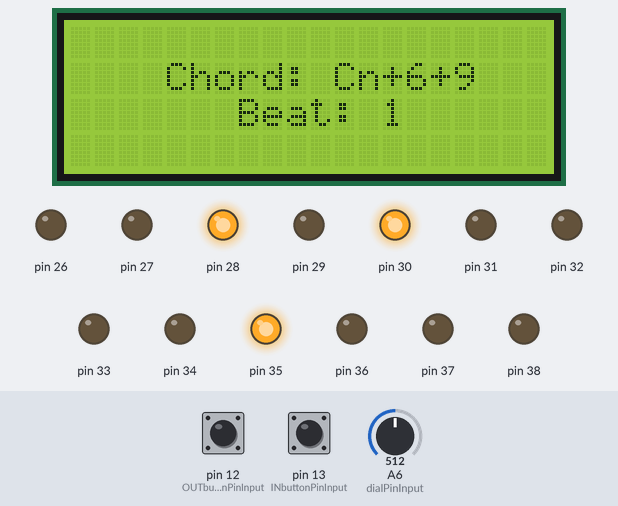
Bench run of a sketch on a simulated Arduino Mega 2560, built with avr-gcc and run on an emulated ATmega2560. On the bench: 20×4 character LCD, output pins drawn as LEDs (lit = HIGH). Inputs (shaded band) come from the test bench; at power-on: pin 12 (OUTbuttonPinInput) HIGH, pin 13 (INbuttonPinInput) HIGH, A6 (dialPinInput) = 512. What the sketch prints to the serial monitor is not drawn.

Above: at 0.3 s.
At 30.5 s:
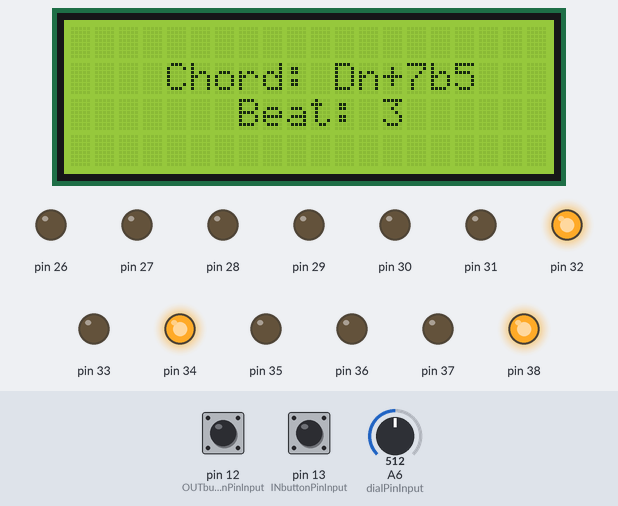
At 48.5 s:
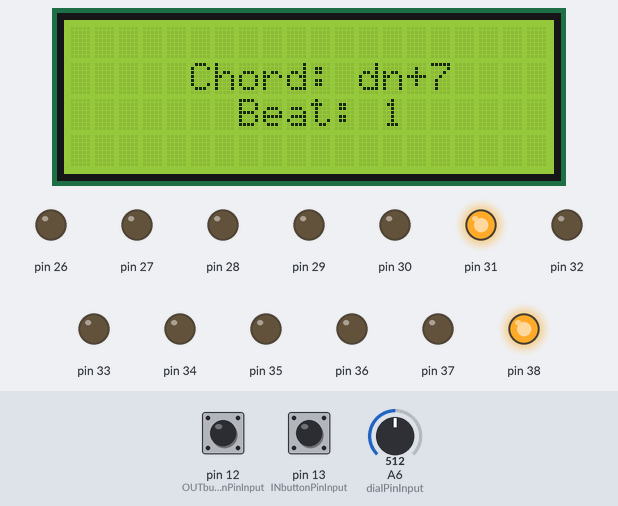
At 63.6 s:
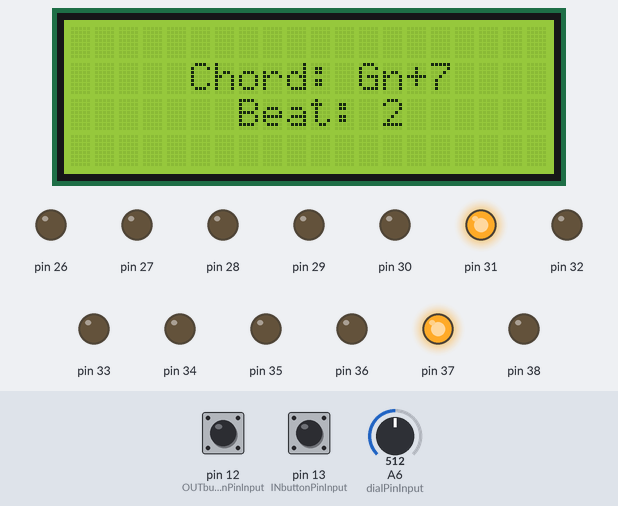
At 93.7 s:
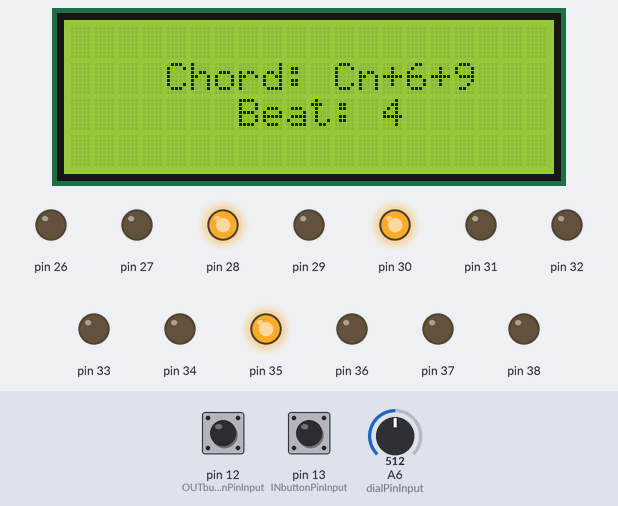
At 126.8 s:
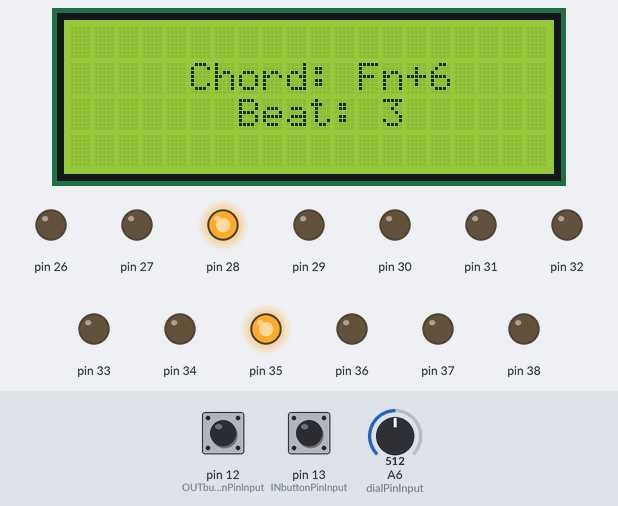
Timing chart, 0 to 128.3 s (numbered marks = the images above):
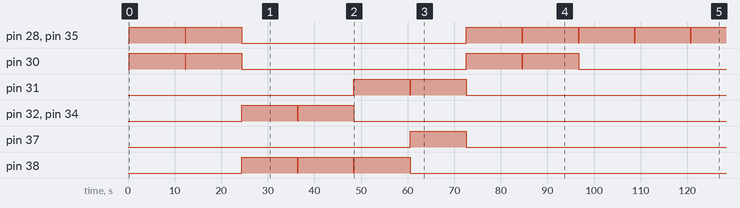

Measured:
- by itself, pin 28, pin 35: goes HIGH 12.0 s, LOW 0.01 s, HIGH 12.0 s, LOW 48.2 s, 4 × (HIGH 12.0 s, LOW 0.01 s), then HIGH
- by itself, pin 37: LOW → HIGH at 60.5 s, → LOW 12.0 s later
- what the display in image 1 shows lasts 3.0 s, from 30.4 s to 33.4 s

The sketch:

Jazzassist.ino
```cpp
#include <Wire.h>
#include <LiquidCrystal_I2C.h>

LiquidCrystal_I2C lcd(0x27,20,4);  //LCD address

//remember commas.
char *chordChanges[] = {
  "(Cn+6+9)---(Cn+6+9)---(Dn+7b5)---(Dn+7b5)---(dn+7)---(Gn+7)---(Cn+6+9)---(Cn+6+9)---(Fn+6)---(Fn+6)---(Fn+6)---(Fn+6)---(Dn+7)---(Dn+7)---(dn+7)---(Gn+7)-(Gn+7b9)-",
  "(dn+7)-(Gn+7)-(DnM7)---(bb00)---(an+7)---(Dn+7b9)---(GnM7)---(gn+6)---(F#+6)-(F#+7#5)-(Bn+9)-(Bn+7b9)-(En+4+9)-(En+9)-(Bn+9)-(An+7#5)-(dn+9)-(Gn+6)-(dn+9)---",
  "chord 3"
};

char *songs[] = {
  "Take the 'A' Train",
  "Wave",
  "Cantaloupe Island"
};

char *timeSignatures[] = {
  "4/4",
  "4/4",
  "4/4"
};

char *format[] = {
  "AABA",
  "AABA",
  "AABA"
};

char *by[] = {
  "Duke Ellington",
  "Antonio Jobim",
  "Herbie Hancock"
};

int INbuttonPinInput = 13;
int OUTbuttonPinInput = 12;

byte dialPinInput = A6;
int interfaceZ = 0;

int INbuttonState = 0;
int OUTbuttonState = 0;

int potentialSongID = 0;
int potentialBPM = 0;

byte numsongs = (sizeof(songs) / sizeof(songs[0]));
boolean songPlaying = false;

int initialscrollerValue = 0;

void setup() {
  Serial.begin(9600);

  lcd.init(); // initialize the lcd
  lcd.init();

  lcd.backlight();
  welcome();

  pinMode(INbuttonPinInput, INPUT_PULLUP);
  pinMode(OUTbuttonPinInput, INPUT_PULLUP);
  //dial analog pin doesn't need to be initialized.

  for (int i=0;i<13;i++) {
    pinMode(26+i, OUTPUT);
  }


}

void displayCentered(String message, int y) {
  int strlength = message.length();
  int x = floor((21-strlength)/2);

  lcd.setCursor(x, y);
  lcd.print(message);
}

void welcome() {
  displayCentered("Jazzassist 1.0", 1);
  displayCentered("By Adam", 2);
}

void loop() {
  INbuttonState = digitalRead(INbuttonPinInput);

  OUTbuttonState = digitalRead(OUTbuttonPinInput);

  if (INbuttonState == HIGH) {
    interface("in");
  } else if (OUTbuttonState == HIGH) {
    interface("out");
  }

  interface("idle");
  //Serial.println(interfaceZ);
}

int rootCodeFn(String chord) {
  String root = chord.substring(0,2);
  if (root=="Cn" || root=="cn") {
    return 0;
  } else if (root =="C#" || root=="c#") {
    return 1;
  } else if (root =="Dn" || root=="dn") {
    return 2;
  } else if (root =="D#" || root=="d#") {
    return 3;
  } else if (root =="En" || root=="en") {
    return 4;
  } else if (root =="Fn" || root=="fn") {
    return 5;
  } else if (root =="F#" || root=="f#") {
    return 6;
  } else if (root =="Gn" || root=="gn") {
    return 7;
  } else if (root =="G#" || root=="g#") {
    return 8;
  } else if (root =="An" || root=="an") {
    return 9;
  } else if (root =="A#" || root=="a#") {
    return 10;
  } else if (root =="Bn" || root=="bn") {
    return 11;
  }
}

//removed [A] tag feature
void playSong(int ID, float beatsperminute) {
  float delayPerBeat = 60.00 / beatsperminute;//division, so FLOAT arithmmatic
  delayPerBeat = delayPerBeat*1000;

  int songID = ID;
  String chordList = chordChanges[songID];
  String thisChar;
  int beat = 1;

  //represents the location of the "(" symbol for chords. First one is at 0.
  int begMarker = 3;
  int endMarker = 0;

  //repeats for every element in the song string.
  for (int i=0;i<chordList.length();i++) {

    if (beat > 4) {
      beat = 1;
    }

    thisChar = chordList.substring(i, i+1);

    if (thisChar==")") {

      endMarker = i;
      String thisChord = chordList.substring(begMarker+1, endMarker); //end not inclusive. (discard parentheses). beginning is inclusive.

      displayCentered("Chord: " + thisChord, 1);

      Serial.println(thisChord);
      int thirdCode;
      int rootCode = rootCodeFn(thisChord);
      Serial.println("Root Code: " + String(rootCode));

      //deal with root/third
      String firstNtUpperCase = thisChord.substring(0,1);
      firstNtUpperCase.toUpperCase();

      String firstNt = thisChord.substring(0,1);

      //if lowercase...
      if (firstNt != firstNtUpperCase) {
         //lowercase (minor)
         Serial.println("minor");
         thirdCode = rootCode+3;
      } else {
         //upper (major)
         thirdCode = rootCode+4;
      }

      //for overflow. (if B)
      if (thirdCode>12) {
        thirdCode = thirdCode-12;
      }

      //plus 26 to shift to the lasers; thirteen lazers, pins 26--38)

      digitalWrite(thirdCode+26, HIGH);

      //deal with the tags
      int numoftags = (thisChord.length()-2)/2;
      String onlyTags = thisChord.substring(2);

      Serial.println(thisChord+ ": " + numoftags);

      //this highlights all the tag notes
      for (int x=0;x<numoftags;x++) {

        int tagCode;
        String tag = onlyTags.substring(x*2, (x*2)+2);
        Serial.println(tag);

        if (tag=="+7") {
          tagCode = rootCode + 10;
        } else if (tag=="M7") {
          tagCode = rootCode + 11;
        } else if (tag=="+9") {
          tagCode = rootCode + 2;
        } else if (tag=="+6") {
          tagCode = rootCode + 9;
        } else if (tag=="b9") {
          tagCode = rootCode + 1;
        } else if (tag=="#5") {
          tagCode = rootCode + 8;
        } else if (tag=="b5") {
          tagCode = rootCode + 6;
        } else if (tag=="00") {
          tagCode = rootCode + 9;
        } else if (tag=="0/") {
          tagCode = rootCode + 10;
        } else if (tag=="au") {
          tagCode = rootCode + 8;
        } else if (tag=="+4") {
          tagCode = rootCode + 6;
        }

        //"overflow"
        if (tagCode>12) {
          tagCode = tagCode-12;
        }
        digitalWrite(tagCode+26, HIGH);
      }

      displayCentered("Beat: " + String(beat), 2);
      beat++;
      delay(delayPerBeat);


    } else if (thisChar=="(") {
      begMarker = i;
      lcd.clear();

      //clear the lasers.
      turnOffLasers();

    } else if (thisChar=="-") {
      displayCentered("Beat: " + String(beat), 2);
      beat++;
      delay(delayPerBeat);
    }

  }

  //when song is done.
  turnOffLasers();
  lcd.clear();

  displayCentered("Song complete.", 1);

  while (digitalRead(OUTbuttonPinInput)==LOW) {
        //nothing.
  }

  interfaceZ = 0;
  interface("out");
}

void turnOffLasers() {
  for (int b=0; b<13; b++) {
     digitalWrite(26+b, LOW);
  }
}

void interface(String action) {
  if (action=="in") {
    lcd.clear();
    interfaceZ = interfaceZ + 1;
    if (interfaceZ==3) {
      Serial.println("This is getting sent: " + String(potentialBPM));
      playSong(potentialSongID, potentialBPM);
    }

    initialscrollerValue = analogRead(dialPinInput);
  } else if (action=="out") {
    if (interfaceZ !=0) {//making sure that if we're on home screen, nothing happens
      lcd.clear();
      interfaceZ = interfaceZ - 1;
      initialscrollerValue = analogRead(dialPinInput);
    }
  } else if (action=="idle") {
    //skip
  }

  if (interfaceZ==0) {
    welcome();

  } else if (interfaceZ==1) {

    int scrollerValue = analogRead(dialPinInput);

    int higherbound;
    int lowerbound;

    if (initialscrollerValue+200>1023) {
      lowerbound = 823;
      higherbound = 1023;
    } else {
      lowerbound = initialscrollerValue;
      higherbound = initialscrollerValue+200;
    }

    if (scrollerValue >= lowerbound && scrollerValue <= higherbound) {

      //this would represent the index of the song the scroller is selecting
      byte mapped = map(scrollerValue, lowerbound, higherbound, 0, numsongs-1);

      //if it's different than the prev, clear lcd
      if (potentialSongID != mapped) {
        lcd.clear();
      }

      displayCentered(songs[mapped], 1);
      displayCentered(by[mapped], 2);

      potentialSongID = mapped;
    } else if (scrollerValue<lowerbound) {

      displayCentered(songs[0], 1);
      displayCentered(by[0], 2);
      potentialSongID = 0;

    } else if (scrollerValue>higherbound) { //numsongs-1 to get last element
      displayCentered(songs[numsongs-1], 1);
      displayCentered(by[numsongs-1], 2);
      potentialSongID = numsongs-1;
    }


  } else if (interfaceZ==2) {
      displayCentered(songs[potentialSongID], 1);
      displayCentered("at", 2);

      int scrollerValue = analogRead(dialPinInput);
      int lowerbound;
      int higherbound;

      if (initialscrollerValue+200>1023) {
        lowerbound = 823;
        higherbound = 1023;
      } else {
        lowerbound = initialscrollerValue;
        higherbound = initialscrollerValue+200;
      }

      if (scrollerValue >= lowerbound && scrollerValue <= higherbound) {

        int squishtoBPM = map(scrollerValue, lowerbound, higherbound, 20, 200);

        //if the BPM value is less than 100, tack on a 0 so we don't get bleed
        if (squishtoBPM<100) {
          displayCentered("0"+String(squishtoBPM)+"BPM", 3);
        } else {
          displayCentered(String(squishtoBPM)+"BPM", 3);
        }

        potentialBPM = squishtoBPM;
        Serial.println(potentialBPM);

      } else if (scrollerValue < lowerbound) {
        displayCentered("020BPM", 3);
        potentialBPM = 20;
      } else if (scrollerValue > higherbound) {
        potentialBPM = 200;
        displayCentered("200BPM", 3);
      }

  }
}
```
